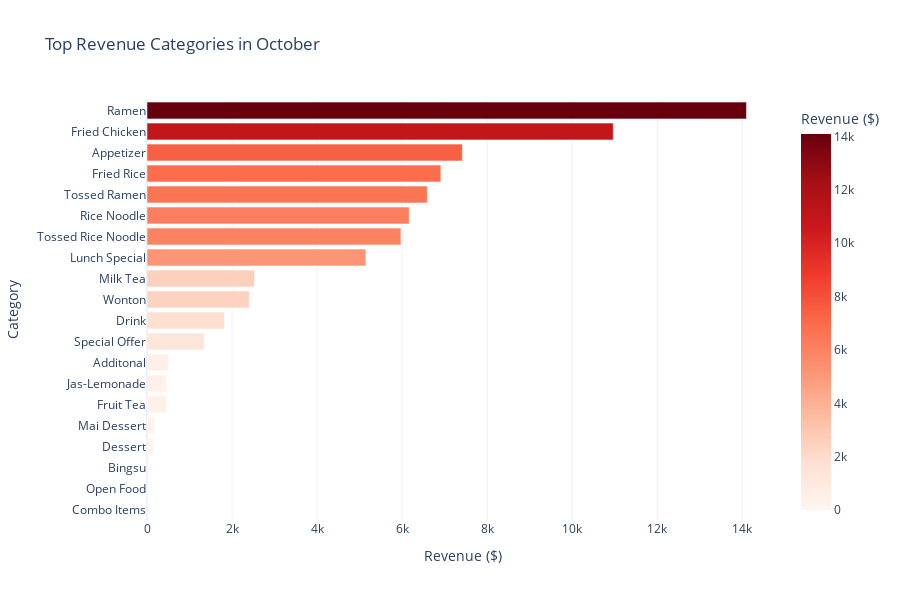

The cell this chart's notebook holds for it:
### Code cell
# === Top Revenue Categories (by Amount) ===
revenue_sorted = octDF.sort_values('Amount', ascending=False)

fig2 = px.bar(
    revenue_sorted,
    x='Amount',
    y='Category',
    orientation='h',
    title='Top Revenue Categories in October',
    labels={'Amount': 'Revenue ($)', 'Category': 'Category'},
    color='Amount',
    color_continuous_scale='Reds'
)
fig2.update_layout(
    template='plotly_white',
    height=600,
    yaxis=dict(categoryorder='total ascending')
)
fig2.show()

### Figure 1 — Plotly figure (JSON) as saved in the notebook; plotly's stock layout.template omitted (floating-point values rounded to 4 significant figures)
{"data": [{"alignmentgroup": "True", "hovertemplate": "Revenue ($)=%{marker.color}<br>Category=%{y}<extra></extra>", "legendgroup": "", "marker": {"color": [14100.0, 10970.0, 7416.0, 6911.0, 6591.0, 6167.0, 5971.0, 5149.0, 2528.0, 2407.0, 1821.0, 1345.0, 508.5, 461.3, 460.0, 184.8, 153.6, 60.52, 9.31, 0], "coloraxis": "coloraxis", "pattern": {"shape": ""}}, "name": "", "offsetgroup": "", "orientation": "h", "showlegend": false, "textposition": "auto", "type": "bar", "x": [14100.0, 10970.0, 7416.0, 6911.0, 6591.0, 6167.0, 5971.0, 5149.0, 2528.0, 2407.0, 1821.0, 1345.0, 508.5, 461.3, 460.0, 184.8, 153.6, 60.52, 9.31, 0], "xaxis": "x", "y": ["Ramen", "Fried Chicken", "Appetizer", "Fried Rice", "Tossed Ramen", "Rice Noodle", "Tossed Rice Noodle", "Lunch Special", "Milk Tea", "Wonton", "Drink", "Special Offer", "Additonal", "Jas-Lemonade", "Fruit Tea", "Mai Dessert", "Dessert", "Bingsu", "Open Food", "Combo Items"], "yaxis": "y"}], "layout": {"barmode": "relative", "coloraxis": {"colorbar": {"title": {"text": "Revenue ($)"}}, "colorscale": [[0, "rgb(255,245,240)"], [0.125, "rgb(254,224,210)"], [0.25, "rgb(252,187,161)"], [0.375, "rgb(252,146,114)"], [0.5, "rgb(251,106,74)"], [0.625, "rgb(239,59,44)"], [0.75, "rgb(203,24,29)"], [0.875, "rgb(165,15,21)"], [1, "rgb(103,0,13)"]]}, "height": 600, "legend": {"tracegroupgap": 0}, "title": {"text": "Top Revenue Categories in October"}, "xaxis": {"anchor": "y", "domain": [0, 1], "title": {"text": "Revenue ($)"}}, "yaxis": {"anchor": "x", "categoryorder": "total ascending", "domain": [0, 1], "title": {"text": "Category"}}}}
